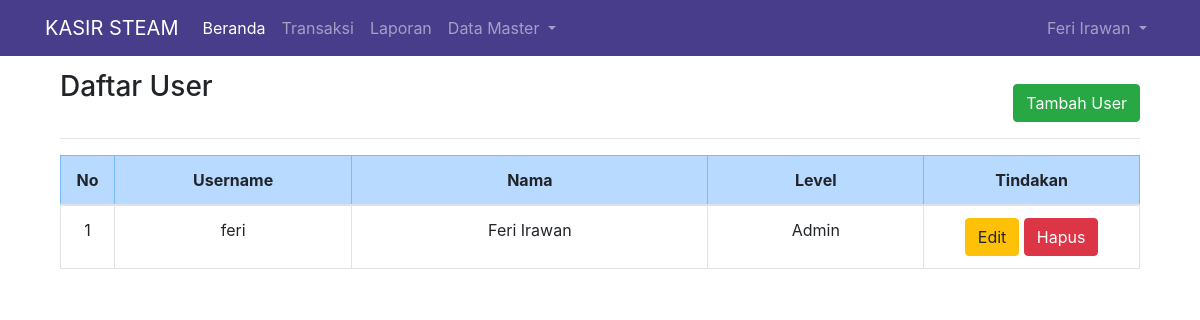
Page /admin.php?hlm=user (signed in) on the committed database.
### tables this page shows
CREATE TABLE `user` (
  `id_user` tinyint(2) NOT NULL,
  `username` varchar(30) NOT NULL,
  `password` varchar(255) NOT NULL,
  `nama` varchar(50) NOT NULL,
  `alamat` varchar(255) NOT NULL,
  `hp` varchar(20) NOT NULL,
  `level` tinyint(1) NOT NULL
);

### user.php (the view)
<?php
if( empty( $_SESSION['id_user'] ) ){
	$_SESSION['err'] = '<strong>ERROR!</strong> Anda harus login terlebih dahulu.';
	header('Location: ./');
	die();
} else {
	if( isset( $_REQUEST['aksi'] )){
		$aksi = $_REQUEST['aksi'];
		switch($aksi){
			case 'baru':
				include 'user_baru.php';
				break;
			case 'edit':
				include 'user_edit.php';
				break;
			case 'hapus':
				include 'user_hapus.php';
				break;
		}
	} else {
		echo '
			<div class="container">
			<h3 style="margin-bottom: -20px;">Daftar User</h3>
			<div class="col-md-0 text-right ">
					<a href="./admin.php?hlm=user&aksi=baru" class="btn btn-success btn-s pull-right">Tambah User</a>
				<br/><hr/>
				<table class="table table-bordered text-center">
					<thead>
					<tr class="table-primary">
						<th width="5%">No</th>
						<th width="22%">Username</th>
						<th width="33%">Nama</th>
						<th width="20%">Level</th>
						<th width="20%">Tindakan</th>
					</tr>
					</thead>
					<tbody>';
		 	$sql = mysqli_query($koneksi, "SELECT * FROM user");
				if(mysqli_num_rows($sql) > 0){
					$no = 0;
					while($row = mysqli_fetch_array($sql)){
						$no++;
					echo '
					<tr>
						<td>'.$no.'</td>
						<td>'.$row['username'].'</td>
						<td>'.$row['nama'].'</td>
						<td>';
						if($row['level'] == 1){
							echo 'Admin';
						} else {
							echo 'User Biasa';
						}
						echo'</td>
						<td>
						<script type="text/javascript" language="JavaScript">
							function konfirmasi(){
								tanya = confirm("Anda yakin akan menghapus user ini?");
								if (tanya == true) return true;
								else return false;
							}
						</script>
						<a href="?hlm=user&aksi=edit&id_user='.$row['id_user'].'" class="btn btn-warning btn-s">Edit</a>
						<a href="?hlm=user&aksi=hapus&submit=yes&id_user='.$row['id_user'].'" onclick="return konfirmasi()" class="btn btn-danger btn-s">Hapus</a>
						</td>';
					}
				} else {
					echo '<td colspan="8"><center><p class="add">Tidak ada data untuk ditampilkan. <u><a href="?hlm=user&aksi=baru">Tambah user baru</a></u> </p></center></td></tr>';
				}
				echo '
					</tbody>
			</table>
			</div>
		</div>';
	}
}
?>

### admin.php (style rules this page uses)
body { min-height: 200px; padding-top: 70px; }

### rows in the picture
user: username "feri", nama "Feri Irawan", level "Admin"

### other values in the picture
$_SESSION['nama'] "Feri Irawan"
